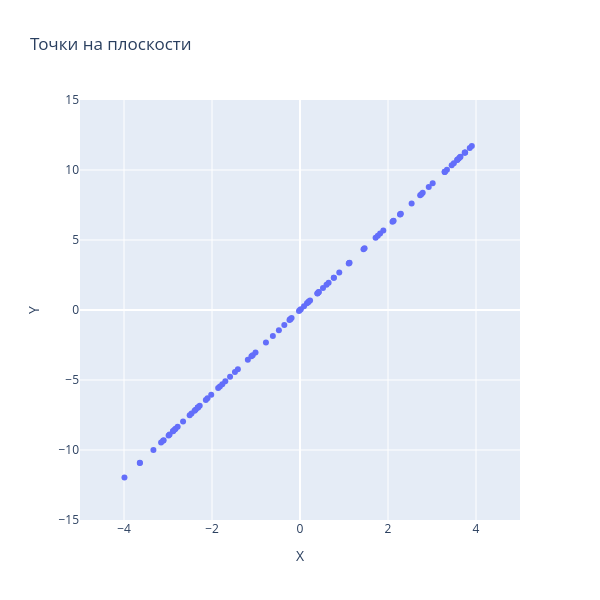

The notebook cell this image was saved under:
### Markdown cell above
## 3.3
В этом упражнении вы будете извлекать случайные точки в подпространствах. Благодаря этому упражнению вы укрепите идею о том, что подпространства содержат любую линейно-взвешенную комбинацию охватывающих векторов.

- Определите множество векторов, содержащее один вектор [1,3].
- Затем
    - создайте 100 чисел, выбранных случайным образом из равномерного распределения между –4 и +4. Это ваши случайные скаляры.
    - умножьте случайные скаляры на базисный вектор, чтобы создать 100 случайных точек в подпространстве.
    - нанесите эти точки на 2д и 3д график.
- Затем
    - повторите процедуру, но используя два вектора в ℝ3: [3, 5, 1] и [0, 2, 2]. Обратите внимание, что для 100 точек и двух векторов вам нужно 100×2 случайных скаляров.
    - нанесите эти точки на 2д и 3д график

### Code cell
A = np.array([1,3])
scalars = np.random.uniform(-4, 4, 100)

points = np.array([s * A for s in scalars])

fig = go.Figure()
fig.add_trace(go.Scatter(
    x=points[:, 0],
    y=points[:, 1],
    mode='markers')
)

fig.update_layout(
    title="Точки на плоскости",
    xaxis=dict(title='X', zeroline=True, range=[-5, 5]),
    yaxis=dict(title='Y', zeroline=True, range=[-15, 15]),
    width=600, height=600
)

fig.show()

### Figure 1 — Plotly figure (JSON) as saved in the notebook; plotly's stock layout.template omitted (floating-point values rounded to 4 significant figures)
{"data": [{"mode": "markers", "x": [2.789, -0.222, 0.7681, 3.608, -2.017, 2.731, 0.1582, -3.332, 1.718, 3.742, -0.7741, 1.894, -2.32, -0.4798, -0.3564, 0.187, -1.698, -1.413, 0.2284, -1.589, -2.322, -3.099, 3.905, -1.86, 3.289, 0.6021, 0.397, 0.428, 0.395, 3.575, -0.2217, 0.6501, 3.34, -2.884, -2.828, 2.273, -2.279, -2.986, -2.373, -2.886, 2.102, 1.124, 2.292, -3.113, 2.926, 3.634, 2.537, -2.396, 3.753, 3.293, 3.015, -1.104, 3.647, 3.287, 1.119, -2.14, -3.157, -1.479, 3.751, -2.322, 0.7695, -2.964, -0.1918, 0.8925, -3.989, -1.766, -2.781, -3.64, 0.4199, 3.447, 2.279, 3.858, -0.02327, 1.444, -1.011, 0.01882, -2.466, 0.1995, 0.09149, -1.075, 1.769, -2.847, -0.001395, 3.574, 1.82, 0.5227, 2.124, 1.108, 1.468, -3.639, -0.2387, 2.759, 3.496, -2.102, -0.6171, -1.185, -2.507, -2.657, -1.82, 2.121], "y": [8.366, -0.6661, 2.304, 10.82, -6.052, 8.194, 0.4747, -9.995, 5.154, 11.23, -2.322, 5.682, -6.96, -1.439, -1.069, 0.561, -5.094, -4.238, 0.6851, -4.768, -6.967, -9.296, 11.72, -5.58, 9.867, 1.806, 1.191, 1.284, 1.185, 10.72, -0.665, 1.95, 10.02, -8.652, -8.485, 6.82, -6.838, -8.958, -7.119, -8.657, 6.306, 3.373, 6.876, -9.338, 8.779, 10.9, 7.611, -7.189, 11.26, 9.88, 9.045, -3.312, 10.94, 9.862, 3.358, -6.42, -9.471, -4.437, 11.25, -6.967, 2.309, -8.892, -0.5754, 2.677, -11.97, -5.298, -8.342, -10.92, 1.26, 10.34, 6.837, 11.58, -0.06982, 4.331, -3.033, 0.05646, -7.398, 0.5985, 0.2745, -3.225, 5.306, -8.542, -0.004185, 10.72, 5.461, 1.568, 6.373, 3.323, 4.404, -10.92, -0.716, 8.277, 10.49, -6.306, -1.851, -3.556, -7.522, -7.972, -5.461, 6.364], "type": "scatter"}], "layout": {"xaxis": {"title": {"text": "X"}, "zeroline": true, "range": [-5, 5]}, "yaxis": {"title": {"text": "Y"}, "zeroline": true, "range": [-15, 15]}, "title": {"text": "Точки на плоскости"}, "width": 600, "height": 600}}
